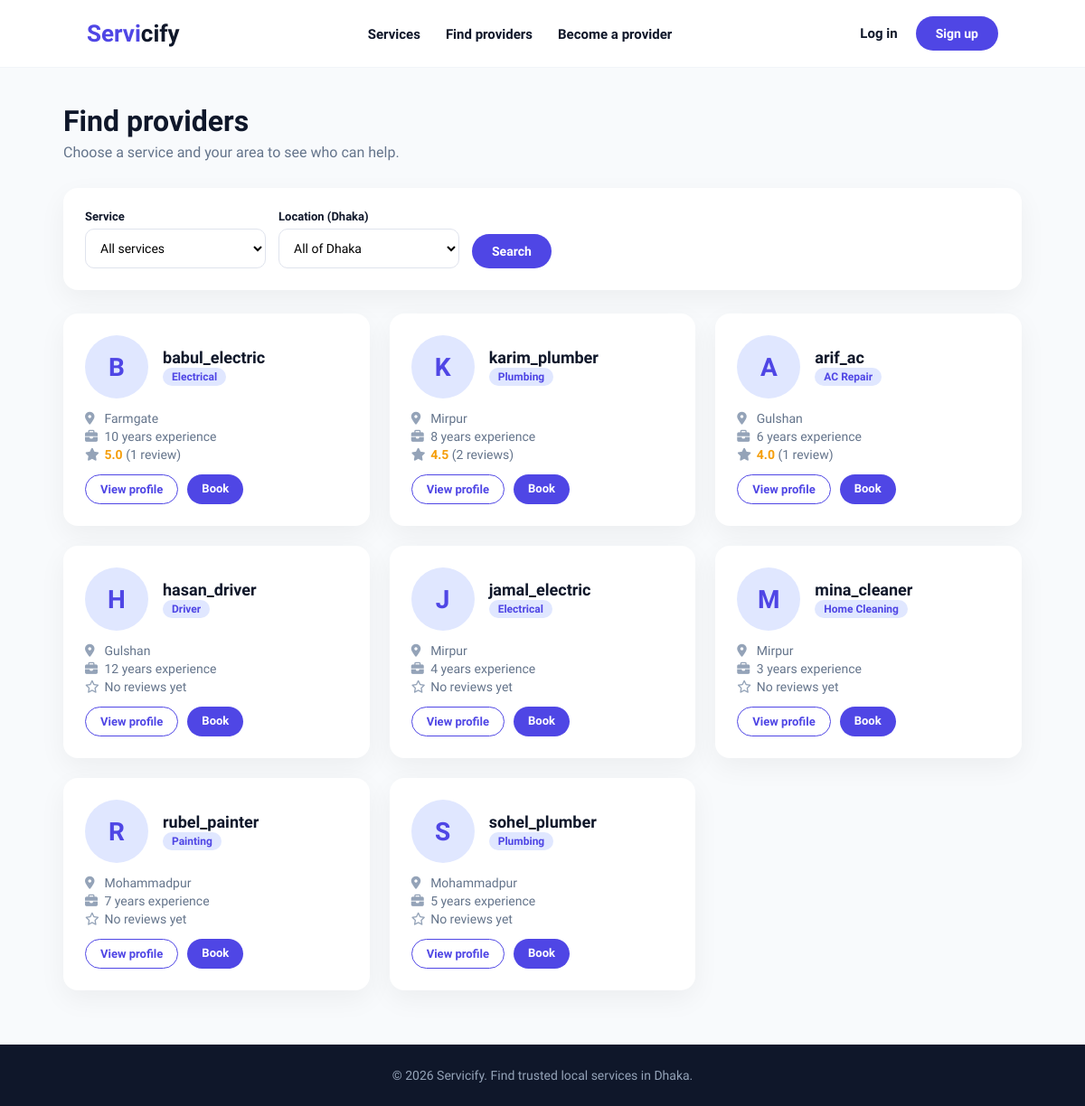
The page /providers/ on the database as committed earlier.
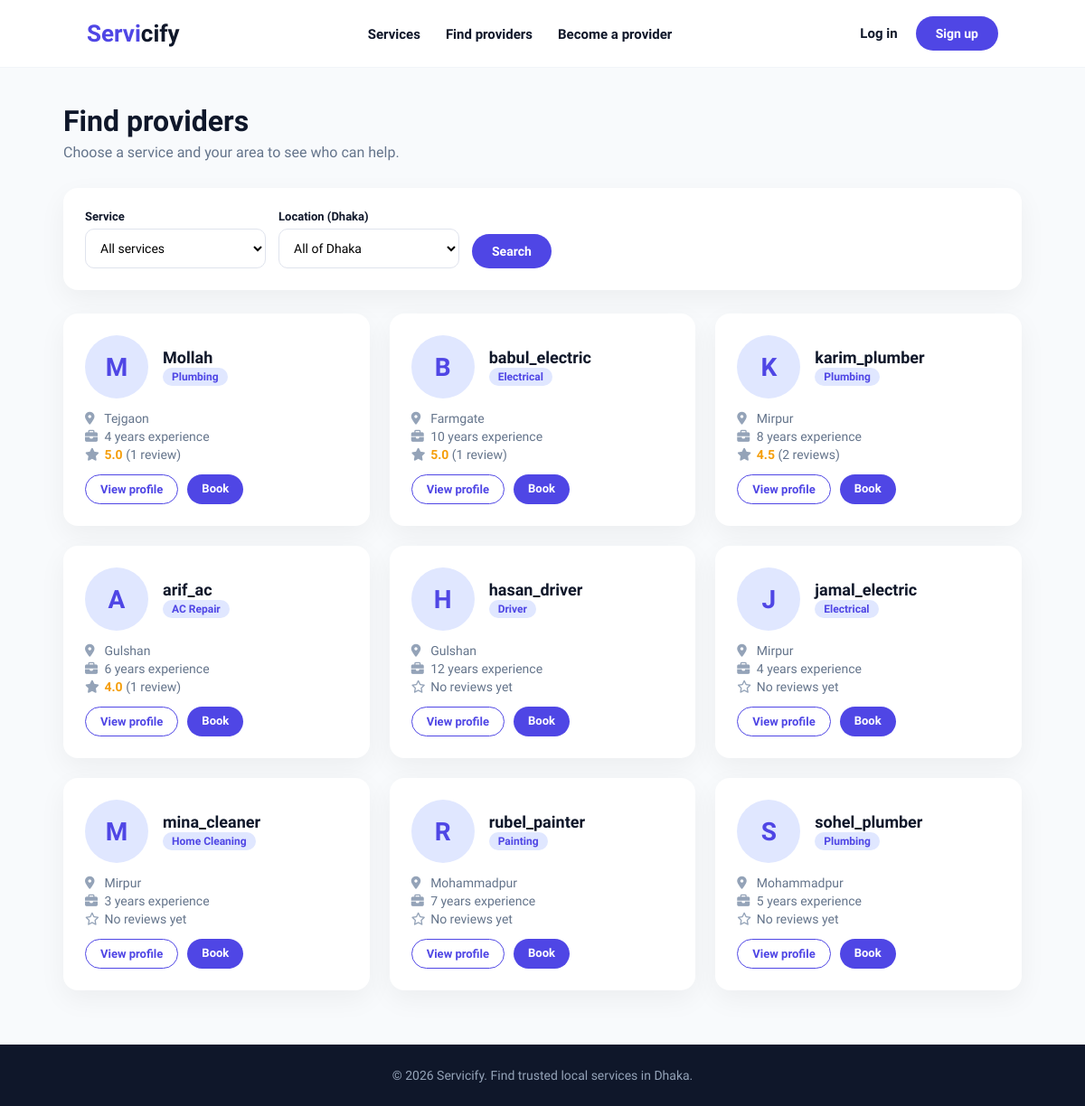
The same page on the database as committed later.
### acc/models.py (models this page shows, shortened)
class Serviceman(models.Model):
    username = models.CharField(max_length=100, unique=True)
    email = models.EmailField(max_length=100, unique=True)
    password = models.CharField(max_length=128)          # stored hashed
    phone = models.CharField(max_length=15, validators=[phone_validator])
    service = models.ForeignKey(
        Service, on_delete=models.PROTECT, related_name='servicemen'
    )
    location = models.ForeignKey(
        Location, on_delete=models.PROTECT, related_name='servicemen'
    )
    address = models.CharField(max_length=255)
    experience = models.PositiveIntegerField(default=0)   # years
    bio = models.TextField(blank=True)

class Service(models.Model):
    name = models.CharField(max_length=100, unique=True)
    description = models.TextField(blank=True)
    icon = models.CharField(max_length=50, default='screwdriver-wrench')
    image_url = models.URLField(blank=True)
    class Meta:
        ordering = ['name']

class Location(models.Model):
    name = models.CharField(max_length=100, unique=True)
    class Meta:
        ordering = ['name']

### acc/views.py (the view)
# urls.py: path('providers/', views.provider_list, name='provider_list'),
def provider_list(request):
    customer = User.objects.filter(
        id=request.session.get('customer_id')
    ).first()
    service_id = request.GET.get('service', '')
    location_id = request.GET.get('location')      # None = not in the URL
    using_my_area = False
    if location_id is None:
        if customer:
            location_id = str(customer.location_id)
            using_my_area = True
        else:
            location_id = ''
    providers = Serviceman.objects.select_related('service', 'location')
    if service_id.isdigit():
        providers = providers.filter(service_id=service_id)
    if location_id.isdigit():
        providers = providers.filter(location_id=location_id)
    providers = providers.annotate(
        avg_rating=Avg('reviews__rating'),
        review_count=Count('reviews'),
    ).order_by('-avg_rating', '-review_count', 'username')
    context = {
        'providers': providers,
        'services': Service.objects.all(),
        'locations': Location.objects.all(),
        'selected_service': service_id,
        'selected_location': location_id,
        'using_my_area': using_my_area,
    }
    return render(request, 'provider_list.html', context)

### templates/provider_list.html (shortened to what this page needs)
{% extends 'base.html' %}
{% block content %}
<h1 class="page-title">Find providers</h1>
<p class="page-sub">Choose a service and your area to see who can help.</p>
<form method="GET" class="filter-bar card">
    <div>
        <label for="service">Service</label>
        <select name="service" id="service">
            <option value="">All services</option>
        </select>
    </div>
    <div>
        <label for="location">Location (Dhaka)</label>
        <select name="location" id="location">
            <option value="">All of Dhaka</option>
        </select>
    </div>
    <button type="submit" class="btn">Search</button>
</form>
<div class="grid">
    {% for p in providers %}
        <div class="card">
            <div class="provider-top">
                <div class="avatar">{{ p.username|first|upper }}</div>
                <div>
                    <h3>{{ p.username }}</h3>
                    <span class="tag">{{ p.service.name }}</span>
                </div>
            </div>
            <p class="info-line"><i class="fa-solid fa-location-dot"></i> {{ p.location.name }}</p>
            <p class="info-line"><i class="fa-solid fa-briefcase"></i> {{ p.experience }} year{{ p.experience|pluralize }} experience</p>
            <p class="info-line">
                {% if p.avg_rating %}
                    <span class="rating"><i class="fa-solid fa-star"></i> {{ p.avg_rating|floatformat:1 }}</span>
                    ({{ p.review_count }} review{{ p.review_count|pluralize }})
                {% else %}
                    <i class="fa-regular fa-star"></i> No reviews yet
                {% endif %}
            </p>
            <div class="actions">
                <a href="{% url 'provider_profile' p.id %}" class="btn btn-outline btn-small">View profile</a>
                <a href="{% url 'book_service' p.id %}" class="btn btn-small">Book</a>
            </div>
        </div>
    {% empty %}
        <div class="empty" style="grid-column: 1 / -1;">
            No providers found for this search. Try another area or service.
        </div>
    {% endfor %}
</div>
{% endblock %}

Rows that differ between the two databases and show on the page:
added Serviceman: username|first "M", username "Mollah", service.name "Plumbing", location.name "Tejgaon", experience "4", avg_rating "5.0", review_count "1"
